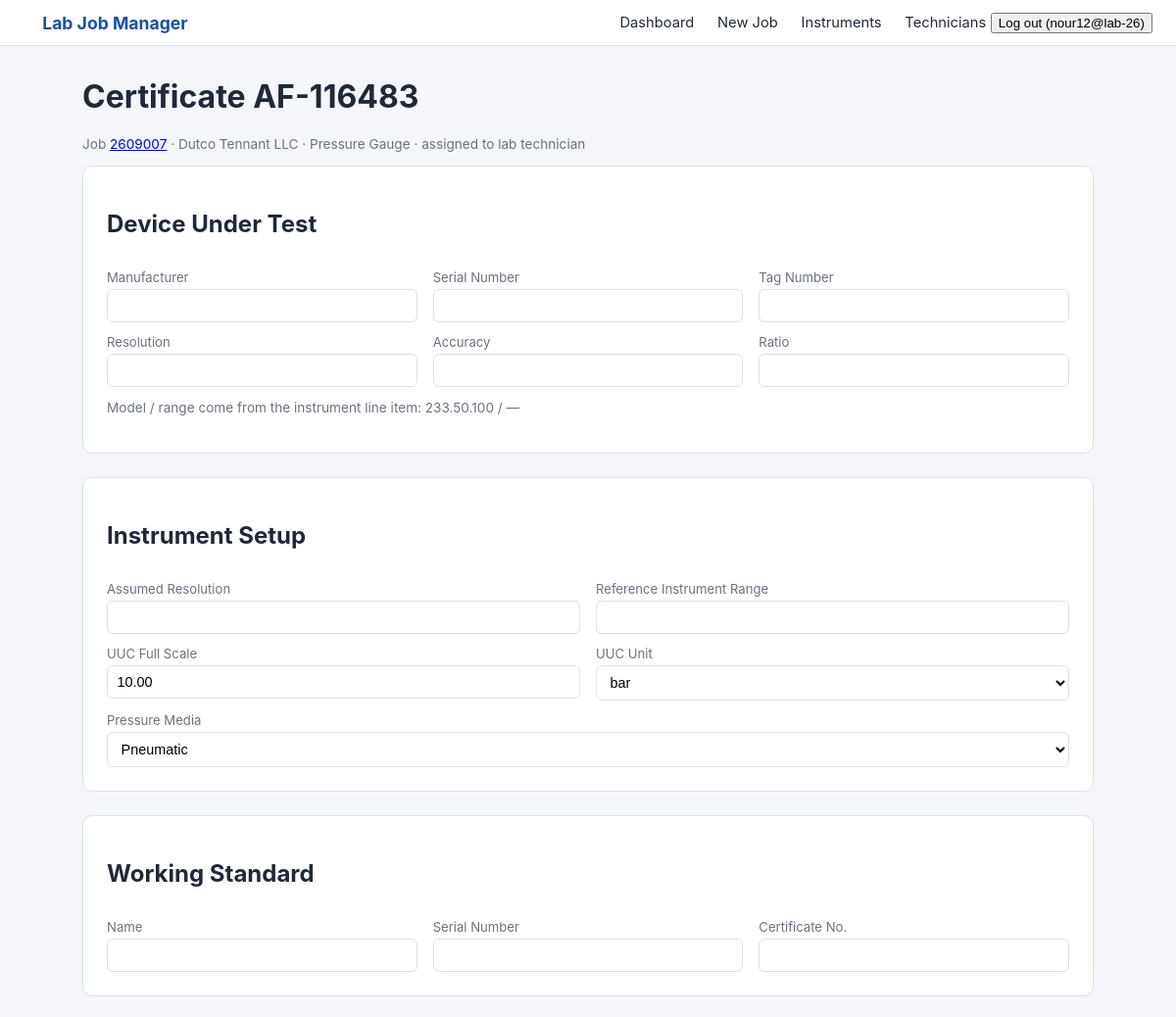
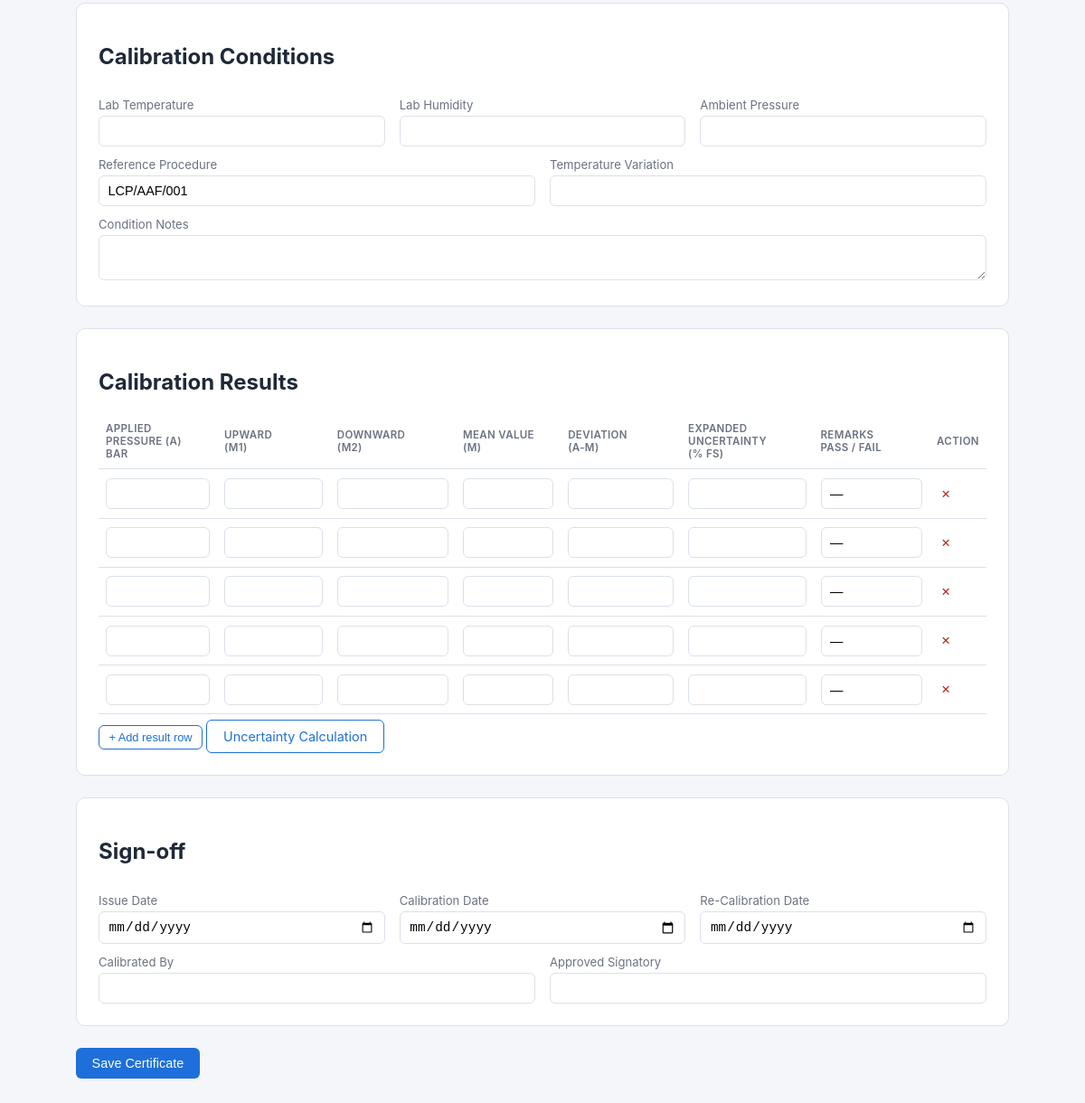
The app's page /certificates/60/ (signed in) with its own data (2 pictures, top to bottom).
### labmanager/models.py (models this page shows, shortened)
class User(AbstractUser):
    class Role(models.TextChoices):
        LAB_HEAD = "head", "Lab Head"
        TECHNICIAN = "technician", "Lab Technician"
    role = models.CharField(max_length=20, choices=Role.choices, default=Role.TECHNICIAN)
    @property
    def is_lab_head(self):
        return self.role == self.Role.LAB_HEAD
    def __str__(self):
        return self.get_full_name() or self.username

class Certificate(models.Model):
    job = models.ForeignKey(Job, on_delete=models.CASCADE, related_name="certificates")
    number = models.CharField(max_length=20, unique=True, editable=False)
    line_item = models.ForeignKey(
        "JobLineItem",
        on_delete=models.SET_NULL,
        null=True,
        blank=True,
        related_name="certificates"
    )
    device_serial = models.CharField(max_length=100, blank=True)
    device_manufacturer = models.CharField(max_length=150, blank=True)
    device_tag_number = models.CharField(max_length=100, blank=True)
    device_resolution = models.DecimalField(
        max_digits=20,
        decimal_places=2,
        null=True,
        blank=True,
    )
    device_accuracy = models.CharField(max_length=100, blank=True)
    device_ratio = models.DecimalField(
        max_digits=20,
        decimal_places=2,
        null=True,
        blank=True,
    )
    reference_instrument_range = models.DecimalField(
        max_digits=20,
        decimal_places=2,
        null=True,
        blank=True,
    )
    uuc_full_scale = models.DecimalField(
        max_digits=20,
        decimal_places=2,
        null=True,
        blank=True,
    )
    uuc_unit = models.CharField(
        max_length=20,
        blank=True,
    )
    pressure_media = models.CharField(
        max_length=30,
        blank=True,
    )
    working_standard_name = models.CharField(max_length=150, blank=True)
    working_standard_serial = models.CharField(max_length=100, blank=True)
    working_standard_certificate_no = models.CharField(max_length=100, blank=True)
    lab_temperature = models.CharField(max_length=50, blank=True)
    lab_humidity = models.CharField(max_length=50, blank=True)
    ambient_pressure = models.CharField(max_length=50, blank=True)
    reference_procedure = models.CharField(max_length=150, blank=True)
    temperature_variation = models.CharField(max_length=50, blank=True)
    condition_notes = models.TextField(blank=True)
    calibration_date = models.DateField(null=True, blank=True)
    re_calibration_date = models.DateField(null=True, blank=True)
    issue_date = models.DateField(null=True, blank=True)
    calibrated_by = models.CharField(max_length=150, blank=True)
    approved_signatory = models.CharField(max_length=150, blank=True)
    class Meta:
        ordering = ["number"]

class Job(models.Model):
    job_number = models.CharField(max_length=20, unique=True, editable=False)
    customer_name = models.CharField(max_length=200)
    customer_address = models.TextField(blank=True)
    po_number = models.CharField(max_length=100)
    quantity = models.PositiveIntegerField(help_text="Total number of certificates for this job")
    committed_date = models.DateField(null=True, blank=True)
    created_by = models.ForeignKey(User, on_delete=models.PROTECT, related_name="jobs_created")
    created_at = models.DateTimeField(auto_now_add=True)
    class Meta:
        ordering = ["-created_at"]

class JobLineItem(models.Model):
    job = models.ForeignKey(Job, on_delete=models.CASCADE, related_name="line_items")
    instrument = models.ForeignKey(Instrument, on_delete=models.PROTECT, related_name="line_items")
    model = models.CharField(max_length=150, blank=True)
    range_from = models.DecimalField(max_digits=12, decimal_places=2, null=True, blank=True)
    range_to = models.DecimalField(max_digits=12, decimal_places=2, null=True, blank=True)
    unit = models.CharField(max_length=50, blank=True, null=True, choices=UNIT_CHOICES)
    quantity = models.PositiveIntegerField(default=1)
    assigned_to = models.ForeignKey(User, on_delete=models.PROTECT,  related_name="assigned_line_items", limit_choices_to={"role": User.Role.TECHNICIAN},)
    calibration_points = models.PositiveIntegerField(default=1)
    calibration_validity = models.CharField(max_length=100, blank=True)
    reference_procedure = models.CharField(max_length=150, blank=True, choices=REFERENCE_PROCEDURE_CHOICES)

class Instrument(models.Model):
    name = models.CharField(max_length=150, unique=True)
    default_model = models.CharField(max_length=150, blank=True)
    default_range = models.CharField(max_length=150, blank=True)
    is_active = models.BooleanField(default=True)
    created_at = models.DateTimeField(auto_now_add=True)
    class Meta:
        ordering = ["name"]
    def __str__(self):
        return self.name

### labmanager/views.py (the view, shortened to what this page needs)
# urls.py: path("certificates/<int:pk>/", views.certificate_detail, name="certificate_detail"),
@login_required
def certificate_detail(request, pk):
    certificate = get_object_or_404(
        Certificate.objects.select_related("line_item"),
        pk=pk
    )
    if not _can_edit_certificate(request.user, certificate):
        messages.error(request, "You do not have access to that certificate.")
        return redirect("dashboard")
    ResultFormSet = get_calibration_result_formset(certificate)
    cert_form = CertificateForm(
        request.POST or None,
        instance=certificate
    )
    result_formset = ResultFormSet(
        request.POST or None,
        instance=certificate,
        prefix="results"
    )
    return render(
        request,
        "labmanager/certificate_detail.html",
        {
            "certificate": certificate,
            "cert_form": cert_form,
            "result_formset": result_formset,
        },
    )

### labmanager/forms.py (called while the page is built)
def get_calibration_result_formset(certificate):
    calibration_points = 1
    if certificate.line_item:
        calibration_points = certificate.line_item.calibration_points or 1
    existing_results = certificate.results.count()
    extra_rows = max(calibration_points - existing_results, 0)
    return inlineformset_factory(
        Certificate,
        CalibrationResult,
        form=CalibrationResultForm,
        extra=extra_rows,
        can_delete=True,
    )

### labmanager/views.py (called while the page is built)
def _can_edit_certificate(user, certificate):
    if user.is_lab_head:
        return True
    return bool(certificate.line_item and certificate.line_item.assigned_to_id == user.id)

### labmanager/templates/labmanager/certificate_detail.html (shortened to what this page needs)
{% extends "labmanager/base.html" %}
{% block content %}
<h1>Certificate {{ certificate.number }}</h1>
<p class="muted">
    Job <a href="{% url 'job_detail' certificate.job_id %}">{{ certificate.job.job_number }}</a>
    &middot; {{ certificate.job.customer_name }}
    {% if certificate.line_item %}&middot; {{ certificate.line_item.instrument }} &middot; assigned to {{ certificate.line_item.assigned_to }}{% endif %}
</p>
<form method="post">
    <div class="card">
        <h2>Device Under Test</h2>
        <div class="row">
            <div>
                <label>Manufacturer</label>
                {{ cert_form.device_manufacturer }}
            </div>
            <div>
                <label>Serial Number</label>
                {{ cert_form.device_serial }}
            </div>
            <div>
                <label>Tag Number</label>
                {{ cert_form.device_tag_number }}
            </div>
        </div>
        <div class="row">
            <div>
                <label>Resolution</label>
                {{ cert_form.device_resolution }}
            </div>
            <div>
                <label>Accuracy</label>
                {{ cert_form.device_accuracy }}
            </div>
            <div>
                <label>Ratio</label>
                {{ cert_form.device_ratio }}
            </div>
        </div>
        <p class="muted">Model / range come from the instrument line item: {{ certificate.line_item.model|default:"—" }} / {{ certificate.line_item.range|default:"—" }}</p>
    </div>
    <div class="card">
    <h2>Instrument Setup</h2>
    <div class="row">
        <div>
            <label>Assumed Resolution</label>
            <input
                type="text"
                id="assumed-resolution"
                readonly
            >
        </div>
        <div>
            <label>Reference Instrument Range</label>
            {{ cert_form.reference_instrument_range }}
        </div>
    </div>
    <div class="row">
        <div>
            <label>UUC Full Scale</label>
            {{ cert_form.uuc_full_scale }}
        </div>
        <div>
            <label>UUC Unit</label>
            {{ cert_form.uuc_unit }}
        </div>
    </div>
    <div class="row">
        <div>
            <label>Pressure Media</label>
            {{ cert_form.pressure_media }}
        </div>
    </div>
</div>
    <div class="card">
        <h2>Working Standard</h2>
        <div class="row">
            <div>
                <label>Name</label>
                {{ cert_form.working_standard_name }}
            </div>
            <div>
                <label>Serial Number</label>
                {{ cert_form.working_standard_serial }}
            </div>
            <div>
                <label>Certificate No.</label>
                {{ cert_form.working_standard_certificate_no }}
            </div>
        </div>
    </div>
    <div class="card">
        <h2>Calibration Conditions</h2>
        <div class="row">
            <div>
                <label>Lab Temperature</label>
                {{ cert_form.lab_temperature }}
            </div>
            <div>
                <label>Lab Humidity</label>
                {{ cert_form.lab_humidity }}
            </div>
            <div>
                <label>Ambient Pressure</label>
                {{ cert_form.ambient_pressure }}
            </div>
        </div>
        <div class="row">
            <div>
                <label>Reference Procedure</label>
                {{ cert_form.reference_procedure }}
            </div>
            <div>
                <label>Temperature Variation</label>
                {{ cert_form.temperature_variation }}
            </div>
        </div>
        <label>Condition Notes</label>
        {{ cert_form.condition_notes }}
    </div>
    <div class="card">
    <h2>Calibration Results</h2>
    <div style="overflow-x:auto;">
        <table id="results-table">
            <thead>
                <tr>
                    <th>Applied Pressure (A)<br>bar</th>
                    <th>Upward<br>(M1)</th>
                    <th>Downward<br>(M2)</th>
                    <th>Mean Value<br>(M)</th>
                    <th>Deviation<br>(A-M)</th>
                    <th>Expanded Uncertainty<br>(% FS)</th>
                    <th>Remarks<br>Pass / Fail</th>
                    <th>Action</th>
                </tr>
            </thead>
            <tbody id="results-body">
                {% for form in result_formset %}
                    <tr class="result-row">
                        <td>{{ form.applied_value }}</td>
                        <td>{{ form.upward_reading }}</td>
                        <td>{{ form.downward_reading }}</td>
                        <td>{{ form.mean_value }}</td>
                        <td>{{ form.deviation }}</td>
                        <td>{{ form.uncertainty }}</td>
                        <td>
                            <input
                                type="text"
                                class="pass-fail-field"
                                readonly
                                placeholder="—"
                            >
                        </td>
                        <td>
                            <button type="button" class="remove-row">✕</button>
                        </td>
                    </tr>
                    {% endfor %}
            </tbody>
        </table>
    </div>
    <button type="button"
            class="btn secondary small"
            id="add-result"
            style="margin-top:0.75rem;">
        + Add result row
    </button>
    <a href="{% url 'uncertainty' certificate.pk %}" class="btn secondary">Uncertainty Calculation</a>
</div>
    <div class="card">
        <h2>Sign-off</h2>
        <div class="row">
            <div>
                <label>Issue Date</label>
                {{ cert_form.issue_date }}
            </div>
            <div>
                <label>Calibration Date</label>
                {{ cert_form.calibration_date }}
            </div>
            <div>
                <label>Re-Calibration Date</label>
                {{ cert_form.re_calibration_date }}
            </div>
        </div>
        <div class="row">
            <div>
                <label>Calibrated By</label>
                {{ cert_form.calibrated_by }}
            </div>
            <div>
                <label>Approved Signatory</label>
                {{ cert_form.approved_signatory }}
            </div>
        </div>
    </div>
    <button type="submit" class="btn">Save Certificate</button>
</form>
{% endblock %}

### labmanager/templates/labmanager/base.html (shortened to what this page needs)
{% load static %}
<!DOCTYPE html>
<html lang="en">
<head>
    <link rel="stylesheet" href="{% static 'styles.css' %}">
</head>
<body>
    <nav>
        <a class="brand" href="{% url 'dashboard' %}">Lab Job Manager</a>
        <div>
            {% if user.is_authenticated %}
                <a href="{% url 'dashboard' %}">Dashboard</a>
                {% if user.is_lab_head %}
                    <a href="{% url 'job_create' %}">New Job</a>
                    <a href="{% url 'instrument_list' %}">Instruments</a>
                    <a href="{% url 'technician_list' %}">Technicians</a>
                {% endif %}
                <form method="post" action="{% url 'logout' %}" style="display: inline;">
                    <button type="submit" class="logout-btn">
                        Log out ({{ user.username }})
                    </button>
                </form>
            {% else %}
                <a href="{% url 'login' %}">Log in</a>
                <a href="{% url 'signup' %}">Sign up</a>
            {% endif %}
        </div>
    </nav>
    <div class="container">
        {% block content %}{% endblock %}
    </div>
</body>
</html>

### labmanager/static/styles.css (style rules this page uses)
:root { --primary: #1e6fd9; --primary-dark: #1552a3; --bg: #f4f6f9; --border: #dbe1ea; --text: #1f2937; --muted: #6b7280; }
* { box-sizing: border-box; }
body { margin: 0; font-family: -apple-system, "Segoe UI", Roboto, Arial, sans-serif; background: var(--bg); color: var(--text); }
nav { background: #ffffff; border-bottom: 1px solid var(--border); padding: 0.75rem 1.5rem; display: flex; align-items: center; justify-content: space-between; }
nav .brand { font-weight: 700; color: var(--primary-dark); text-decoration: none; font-size: 1.1rem; }
nav a { color: var(--text); text-decoration: none; margin-left: 1.2rem; font-size: 0.92rem; }
.container { max-width: 1080px; margin: 2rem auto; padding: 0 1.5rem; }
.card { background: #fff; border: 1px solid var(--border); border-radius: 10px; padding: 1.5rem; margin-bottom: 1.5rem; }
h1, h2 { color: var(--text); }
table { width: 100%; border-collapse: collapse; }
th, td { text-align: left; padding: 0.6rem 0.5rem; border-bottom: 1px solid var(--border); font-size: 0.9rem; }
th { color: var(--muted); font-weight: 600; text-transform: uppercase; font-size: 0.72rem; letter-spacing: 0.03em; }
input[type=text], input[type=number], input[type=date], input[type=password], input[type=file], select, textarea { width: 100%; padding: 0.5rem 0.6rem; border: 1px solid var(--border); border-radius: 6px; font-size: 0.9rem; background: #fff; }
label { display: block; font-size: 0.82rem; color: var(--muted); margin-bottom: 0.25rem; margin-top: 0.75rem; }
.btn { display: inline-block; background: var(--primary); color: #fff; border: none; padding: 0.55rem 1.1rem; border-radius: 6px; cursor: pointer; font-size: 0.9rem; text-decoration: none; }
.btn.secondary { background: #fff; color: var(--primary); border: 1px solid var(--primary); }
.btn.small { padding: 0.3rem 0.65rem; font-size: 0.8rem; }
.row { display: flex; gap: 1rem; }
.row > div { flex: 1; }
.muted { color: var(--muted); font-size: 0.85rem; }
.remove-row { color: #b3261e; cursor: pointer; font-size: 0.8rem; background: none; border: none; padding: 0.3rem; }

### records on screen
User: username "nour12@lab-26"
Certificate: number "AF-116483", job.job_number "2609007", job.customer_name "Dutco Tennant LLC", line_item.instrument "Pressure Gauge", line_item.assigned_to "lab technician", line_item.model "233.50.100", line_item.range "—", uuc_full_scale "10.00", uuc_unit "bar", pressure_media "Pneumatic", reference_procedure "LCP/AAF/001"
